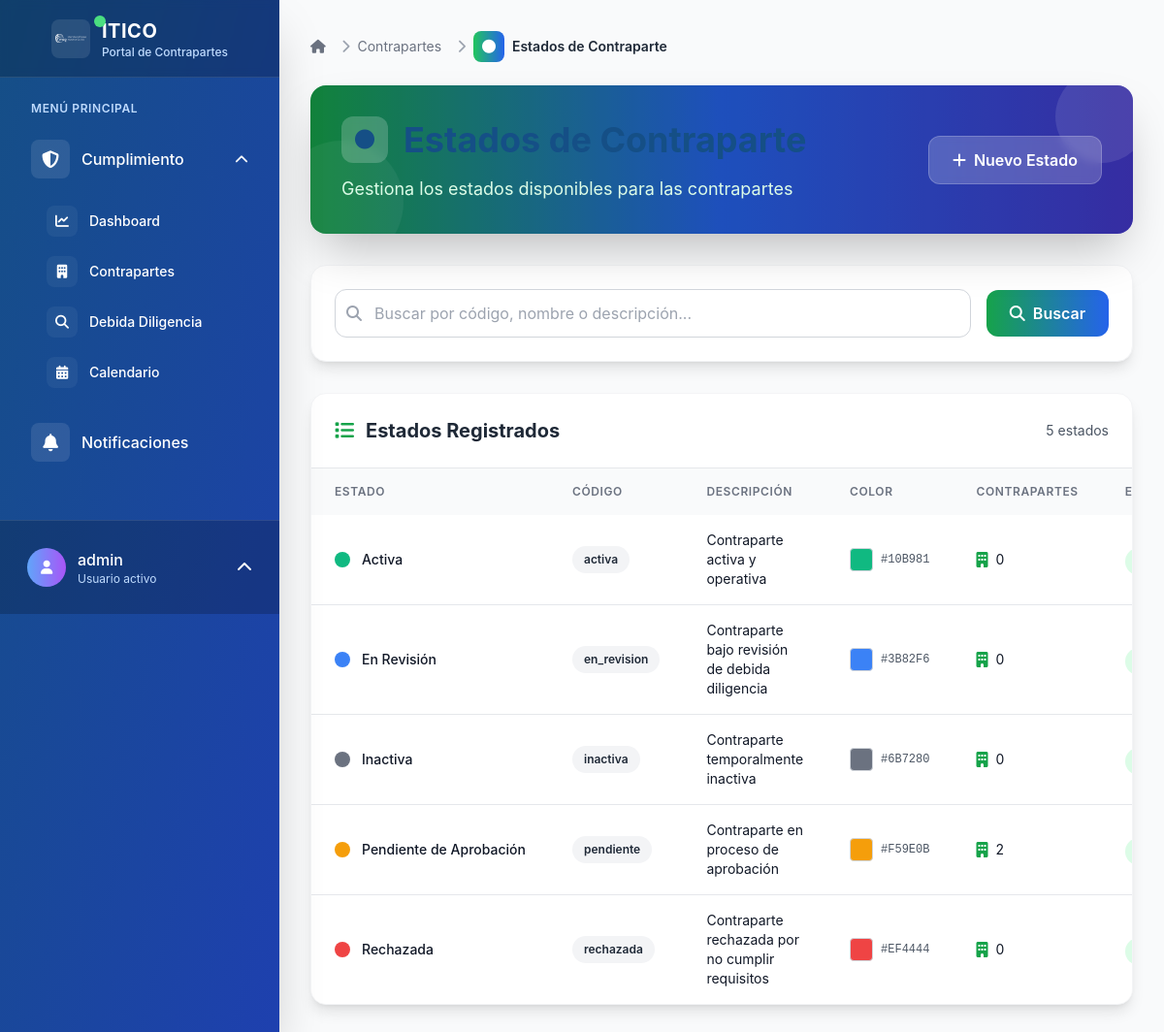
The page /contrapartes/estados/ (signed in) on the database its author committed.
### contrapartes/models.py (models this page shows, shortened)
class EstadoContraparte(models.Model):
    codigo = models.CharField(
        max_length=20,
        unique=True,
        verbose_name="Código",
        help_text="Código único para identificar el estado (ej: activa, pendiente, etc.)"
    )
    nombre = models.CharField(
        max_length=100,
        verbose_name="Nombre",
        help_text="Nombre descriptivo del estado de contraparte"
    )
    descripcion = models.TextField(
        blank=True,
        null=True,
        verbose_name="Descripción",
        help_text="Descripción detallada del estado de contraparte"
    )
    color = models.CharField(
        max_length=7,
        default='#6B7280',
        verbose_name="Color",
        help_text="Color hexadecimal para mostrar el estado (ej: #10B981 para verde)"
    )
    activo = models.BooleanField(
        default=True,
        verbose_name="Activo",
        help_text="Indica si este estado está disponible para contrapartes"
    )
    creado_por = models.ForeignKey(
        User,
        on_delete=models.PROTECT,
        related_name='estados_contraparte_creados',
        verbose_name="Creado por"
    )
    fecha_creacion = models.DateTimeField(auto_now_add=True, verbose_name="Fecha de creación")
    fecha_actualizacion = models.DateTimeField(auto_now=True, verbose_name="Última actualización")
    class Meta:
        verbose_name = "Estado de Contraparte"
        verbose_name_plural = "Estados de Contraparte"
        ordering = ['nombre']

### contrapartes/views.py (the view)
# urls.py: path('estados/', views.EstadoContraparteListView.as_view(), name='estado_lista'),
class EstadoContraparteListView(LoginRequiredMixin, ListView):
    model = EstadoContraparte
    template_name = 'contrapartes/estado_lista.html'
    context_object_name = 'estados'
    paginate_by = 20
    def get_queryset(self):
        queryset = EstadoContraparte.objects.all()
        search = self.request.GET.get('search')
        if search:
            queryset = queryset.filter(
                Q(codigo__icontains=search) |
                Q(nombre__icontains=search) |
                Q(descripcion__icontains=search)
            )
        return queryset

### templates/contrapartes/estado_lista.html (shortened to what this page needs)
{% extends 'base.html' %}
{% block breadcrumb %}
<nav aria-label="breadcrumb" class="mb-6">
    <ol class="flex items-center space-x-2 text-sm">
        <li class="flex items-center">
            <a href="{% url 'dashboard:index' %}" class="text-gray-500 hover:text-gray-700 transition-colors duration-200">
                <i class="fas fa-home"></i>
            </a>
        </li>
        <li class="flex items-center">
            <i class="fas fa-chevron-right text-gray-400 mx-2"></i>
            <a href="{% url 'contrapartes:lista' %}" class="text-gray-500 hover:text-gray-700 transition-colors duration-200">
                Contrapartes
            </a>
        </li>
        <li class="flex items-center">
            <i class="fas fa-chevron-right text-gray-400 mx-2"></i>
            <div class="flex items-center justify-center w-8 h-8 rounded-lg bg-gradient-to-r from-green-500 to-blue-600 text-white mr-2">
                <i class="fas fa-circle text-sm"></i>
            </div>
            <span class="font-semibold text-gray-800">Estados de Contraparte</span>
        </li>
    </ol>
</nav>
{% endblock %}
{% block content %}
<div class="mb-8">
    <div class="bg-gradient-to-r from-green-600 via-blue-600 to-indigo-700 rounded-2xl p-8 text-white shadow-2xl relative overflow-hidden">
        <div class="absolute inset-0 bg-black bg-opacity-20"></div>
        <div class="absolute -top-4 -right-4 w-24 h-24 bg-white bg-opacity-10 rounded-full"></div>
        <div class="absolute -bottom-8 -left-8 w-32 h-32 bg-white bg-opacity-5 rounded-full"></div>
        <div class="relative z-10">
            <div class="flex justify-between items-center">
                <div>
                    <h1 class="text-3xl lg:text-4xl font-bold mb-3 flex items-center">
                        <div class="w-12 h-12 rounded-xl bg-white bg-opacity-20 flex items-center justify-center mr-4 backdrop-blur-sm">
                            <i class="fas fa-circle text-xl"></i>
                        </div>
                        Estados de Contraparte
                    </h1>
                    <p class="text-lg text-green-100 leading-relaxed">
                        Gestiona los estados disponibles para las contrapartes
                    </p>
                </div>
                <div class="flex space-x-3">
                    <a href="{% url 'contrapartes:estado_crear' %}"
                       class="bg-white bg-opacity-20 hover:bg-opacity-30 text-white px-6 py-3 rounded-xl font-semibold transition-all duration-200 flex items-center backdrop-blur-sm border border-white border-opacity-20">
                        <i class="fas fa-plus mr-2"></i>
                        Nuevo Estado
                    </a>
                </div>
            </div>
        </div>
    </div>
</div>
<div class="bg-white rounded-2xl shadow-lg border border-gray-100 p-6 mb-8">
    <form method="get" class="flex flex-col lg:flex-row lg:items-center gap-4">
        <div class="flex-1">
            <div class="relative">
                <div class="absolute inset-y-0 left-0 pl-3 flex items-center pointer-events-none">
                </div>
                <input type="text"
                       name="search"
                       value="{{ request.GET.search }}"
                       placeholder="Buscar por código, nombre o descripción..."
                       class="w-full pl-10 pr-4 py-3 border border-gray-300 rounded-xl focus:ring-2 focus:ring-green-500 focus:border-transparent transition-all duration-200">
            </div>
        </div>
        <div class="flex gap-3">
            <button type="submit"
                    class="px-6 py-3 bg-gradient-to-r from-green-600 to-blue-600 text-white rounded-xl font-semibold hover:from-green-700 hover:to-blue-700 transition-all duration-200 flex items-center">
                <i class="fas fa-search mr-2"></i>
                Buscar
            </button>
        </div>
    </form>
</div>
<div class="bg-white rounded-2xl shadow-lg border border-gray-100 overflow-hidden">
    <div class="p-6 border-b border-gray-200">
        <div class="flex items-center justify-between">
            <h2 class="text-xl font-bold text-gray-800 flex items-center">
                <i class="fas fa-list mr-3 text-green-600"></i>
                Estados Registrados
            </h2>
            <div class="text-sm text-gray-600">
                {{ page_obj.paginator.count }} estado{{ page_obj.paginator.count|pluralize }}
            </div>
        </div>
    </div>
    {% if estados %}
    <div class="overflow-x-auto">
        <table class="w-full">
            <thead class="bg-gray-50">
                <tr>
                    <th class="px-6 py-4 text-left text-xs font-semibold text-gray-500 uppercase tracking-wider">Estado</th>
                    <th class="px-6 py-4 text-left text-xs font-semibold text-gray-500 uppercase tracking-wider">Código</th>
                    <th class="px-6 py-4 text-left text-xs font-semibold text-gray-500 uppercase tracking-wider">Descripción</th>
                    <th class="px-6 py-4 text-left text-xs font-semibold text-gray-500 uppercase tracking-wider">Color</th>
                    <th class="px-6 py-4 text-left text-xs font-semibold text-gray-500 uppercase tracking-wider">Contrapartes</th>
                    <th class="px-6 py-4 text-left text-xs font-semibold text-gray-500 uppercase tracking-wider">Estado</th>
                </tr>
            </thead>
            <tbody class="bg-white divide-y divide-gray-200">
                {% for estado in estados %}
                <tr class="hover:bg-gray-50 transition-colors duration-200">
                    <td class="px-6 py-4 whitespace-nowrap">
                        <div class="flex items-center">
                            <div class="w-4 h-4 rounded-full mr-3" style="background-color: {{ estado.color }};"></div>
                            <div class="text-sm font-medium text-gray-900">{{ estado.nombre }}</div>
                        </div>
                    </td>
                    <td class="px-6 py-4 whitespace-nowrap">
                        <span class="px-3 py-1 inline-flex text-xs leading-5 font-semibold rounded-full bg-gray-100 text-gray-800">
                            {{ estado.codigo }}
                        </span>
                    </td>
                    <td class="px-6 py-4">
                        <div class="text-sm text-gray-900">
                            {% if estado.descripcion %}
                                {{ estado.descripcion|truncatechars:100 }}
                            {% else %}
                                <span class="text-gray-400 italic">Sin descripción</span>
                            {% endif %}
                        </div>
                    </td>
                    <td class="px-6 py-4 whitespace-nowrap">
                        <div class="flex items-center">
                            <div class="w-6 h-6 rounded border border-gray-300 mr-2" style="background-color: {{ estado.color }};"></div>
                            <span class="text-xs font-mono text-gray-600">{{ estado.color }}</span>
                        </div>
                    </td>
                    <td class="px-6 py-4 whitespace-nowrap">
                        <div class="flex items-center">
                            <i class="fas fa-building text-green-600 mr-2"></i>
                            <span class="text-sm text-gray-900">{{ estado.contrapartes.count }}</span>
                        </div>
                    </td>
                    <td class="px-6 py-4 whitespace-nowrap">
                        {% if estado.activo %}
                            <span class="px-3 py-1 inline-flex text-xs leading-5 font-semibold rounded-full bg-green-100 text-green-800">
                            </span>
                        {% else %}
                            <span class="px-3 py-1 inline-flex text-xs leading-5 font-semibold rounded-full bg-red-100 text-red-800">
                                <i class="fas fa-times-circle mr-1"></i>
                                Inactivo
                            </span>
                        {% endif %}
                    </td>
                </tr>
                {% endfor %}
            </tbody>
        </table>
    </div>
    {% endif %}
</div>
{% endblock %}

### templates/partials/user_menu.html (shortened to what this page needs)
{% if user.is_authenticated %}
    <div class="p-4 border-t border-white border-opacity-10 bg-black bg-opacity-20">
        <div class="relative">
            <button id="user-menu-button" class="group flex items-center w-full text-white hover:bg-white hover:bg-opacity-10 p-3 rounded-xl transition-all duration-300">
                <div class="flex items-center justify-center w-10 h-10 rounded-full bg-gradient-to-r from-blue-400 to-purple-500 mr-3 group-hover:scale-110 transition-transform duration-300">
                    <i class="fas fa-user text-sm"></i>
                </div>
                <div class="flex-1 text-left">
                    <p class="font-medium truncate group-hover:translate-x-1 transition-transform duration-300">{{ user.get_full_name|default:user.username }}</p>
                    <p class="text-xs text-blue-200">Usuario activo</p>
                </div>
                <i class="fas fa-chevron-up ml-2 transform group-hover:rotate-180 transition-transform duration-300" id="chevron-icon"></i>
            </button>
        </div>
    </div>
{% endif %}

### static/css/itico.css (style rules this page uses)
:root { --color-primario: #154F86; --color-blanco: #FFFFFF; --color-exito: #10B981; --color-advertencia: #F59E0B; --color-error: #EF4444; --color-info: #3B82F6; --color-fondo: var(--color-blanco); --color-fondo-secundario: #F9FAFB; --color-texto: var(--color-primario); --color-texto-secundario: #6B7280; --color-borde: #E5E7EB; --sombra-sm: 0 1px 2px 0 rgba(0, 0, 0, 0.05); --sombra-md: 0 4px 6px -1px rgba(0, 0, 0, 0.1); --sombra-lg: 0 10px 15px -3px rgba(0, 0, 0, 0.1); }
* { margin: 0; padding: 0; box-sizing: border-box; }
body { background: var(--color-fondo); color: var(--color-texto); font-family: -apple-system, BlinkMacSystemFont, 'Segoe UI', Roboto, Oxygen, Ubuntu, Cantarell, sans-serif; line-height: 1.6; }
h1, h2, h3, h4, h5, h6 { color: var(--color-primario); margin-bottom: 1rem; font-weight: 600; }
h1 { font-size: 2.5rem; }
h2 { font-size: 2rem; }
a { color: var(--color-primario); text-decoration: none; transition: color 0.3s ease; }
.shadow-lg { box-shadow: var(--sombra-lg); }
.rounded { border-radius: 0.5rem; }
.rounded-lg { border-radius: 0.75rem; }
.p-3 { padding: 0.75rem; }
.p-4 { padding: 1rem; }
.p-6 { padding: 1.5rem; }
.mb-3 { margin-bottom: 0.75rem; }
.mb-6 { margin-bottom: 1.5rem; }

### rows shown on the page
EstadoContraparte: nombre "Activa", codigo "activa", descripcion "Contraparte activa y operativa", color "#10B981", contrapartes.count "0"
EstadoContraparte: nombre "En Revisión", codigo "en_revision", descripcion "Contraparte bajo revisión de debida diligencia", color "#3B82F6", contrapartes.count "0"
EstadoContraparte: nombre "Inactiva", codigo "inactiva", descripcion "Contraparte temporalmente inactiva", color "#6B7280", contrapartes.count "0"
EstadoContraparte: nombre "Pendiente de Aprobación", codigo "pendiente", descripcion "Contraparte en proceso de aprobación", color "#F59E0B", contrapartes.count "2"
EstadoContraparte: nombre "Rechazada", codigo "rechazada", descripcion "Contraparte rechazada por no cumplir requisitos", color "#EF4444", contrapartes.count "0"

### other values the page prints
{{ user.get_full_name|default:user.username }} "admin"
{{ page_obj.paginator.count }} "5"
